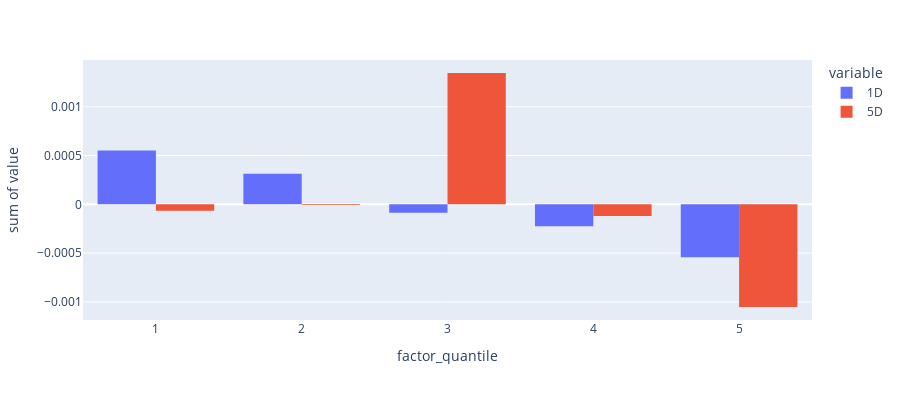

The notebook cell saved with this chart:
### Code cell
quantile_plot_df = quantile_returns.reset_index().melt(id_vars=['factor_quantile'])
quantile_plot_df['factor_quantile'] = quantile_plot_df['factor_quantile'].astype(str)
quantile_plot_df = quantile_plot_df.set_index('factor_quantile')
fig = px.histogram(quantile_plot_df, x=quantile_plot_df.index, y="value",
                   color='variable', barmode='group',
                   height=400)
fig.show()

### Figure 1 — Plotly figure (JSON) as saved in the notebook; plotly's stock layout.template omitted (floating-point values rounded to 4 significant figures)
{"data": [{"alignmentgroup": "True", "bingroup": "x", "histfunc": "sum", "hovertemplate": "variable=1D<br>factor_quantile=%{x}<br>sum of value=%{y}<extra></extra>", "legendgroup": "1D", "marker": {"color": "#636efa", "pattern": {"shape": ""}}, "name": "1D", "offsetgroup": "1D", "orientation": "v", "showlegend": true, "x": ["1", "2", "3", "4", "5"], "xaxis": "x", "y": [0.0005523, 0.0003143, -8.737e-05, -0.0002256, -0.0005411], "yaxis": "y", "type": "histogram"}, {"alignmentgroup": "True", "bingroup": "x", "histfunc": "sum", "hovertemplate": "variable=5D<br>factor_quantile=%{x}<br>sum of value=%{y}<extra></extra>", "legendgroup": "5D", "marker": {"color": "#EF553B", "pattern": {"shape": ""}}, "name": "5D", "offsetgroup": "5D", "orientation": "v", "showlegend": true, "x": ["1", "2", "3", "4", "5"], "xaxis": "x", "y": [-6.574e-05, -5.784e-06, 0.001346, -0.0001186, -0.001052], "yaxis": "y", "type": "histogram"}], "layout": {"xaxis": {"anchor": "y", "domain": [0.0, 1.0], "title": {"text": "factor_quantile"}}, "yaxis": {"anchor": "x", "domain": [0.0, 1.0], "title": {"text": "sum of value"}}, "legend": {"title": {"text": "variable"}, "tracegroupgap": 0}, "margin": {"t": 60}, "barmode": "group", "height": 400}}
